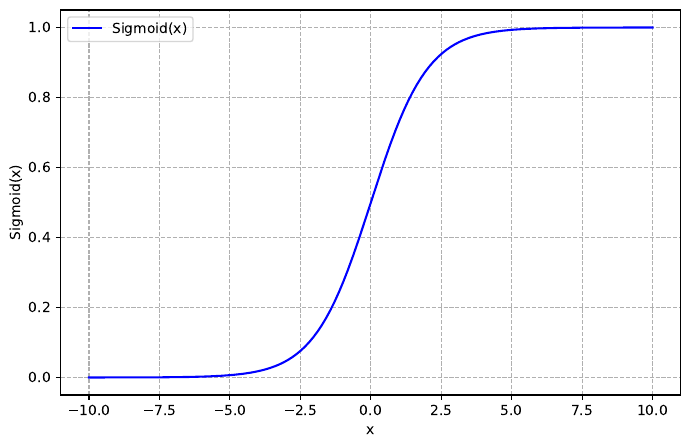

This figure's Python source:
import numpy as np
import matplotlib.pyplot as plt

# Definir la función sigmoide
def sigmoid(x):
    return 1 / (1 + np.exp(-x))

# Rango de valores para x
x = np.linspace(-10, 10, 400)
y = sigmoid(x)

# Graficar
plt.figure(figsize=(8, 5))
plt.plot(x, y, label='Sigmoid(x)',color="blue")
#plt.title('Función Sigmoide')
plt.xlabel('x')
plt.ylabel('Sigmoid(x)')
plt.grid(True,linestyle="--")
#plt.axhline(0, color='black', linewidth=0.5)
#plt.axhline(1, color='black', linewidth=0.5)
#plt.axvline(0, color='gray', linestyle='--', linewidth=0.8)
plt.legend()
plt.savefig("Sigmoide.pdf",bbox_inches="tight")